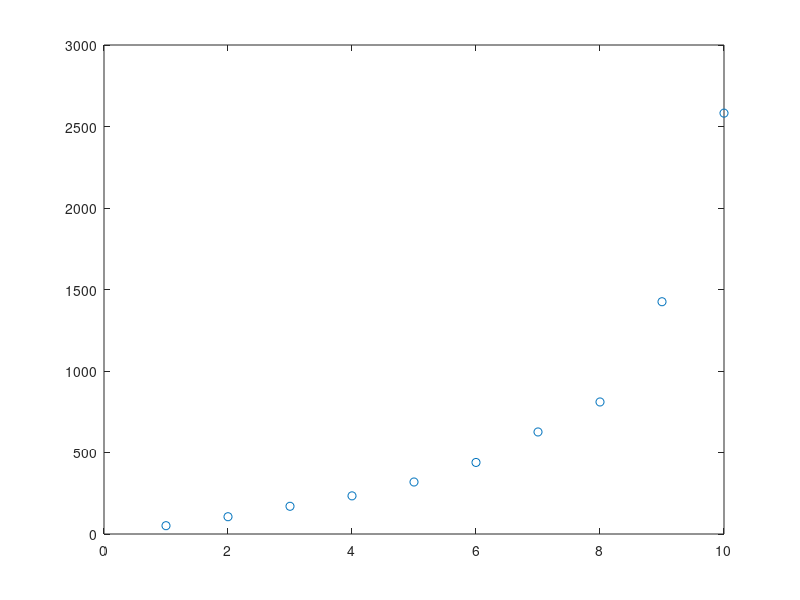

This chart was generated by the following MATLAB code:
%Model with constant variance
%path integration egocentric discrete
x=0;
y=0;
r=0;
d=0;
w=0;
theta=0;
X=0;
Y=0;
var=0;
eps=0.01;
pi = 3.14;
s=0.01;
for j=1:10
i(j)=1;
r(j,1)=1*j/2;
theta(j,1)=pi/4;
d(j,1)=pi/3;
while(r(j,i(j))>eps)
X(j,i(j))=r(j,i(j))*cos(theta(j,i(j)));
Y(j,i(j))=r(j,i(j))*sin(theta(j,i(j)));
var(j,i(j))=0.5*r(j,i(j));
w(j,i(j))=normrnd(d(j,i(j)),var(j,i(j)));
x(j,i(j)+1)=r(j,i(j))*cos(d(j,i(j))-w(j,i(j)))-s;
y(j,i(j)+1)= r(j,i(j))*sin(d(j,i(j))-w(j,i(j)));
r(j,i(j)+1)=sqrt((x(j,i(j)+1))^2+(y(j,i(j)+1))^2);
d(j,i(j)+1)=atan(y(j,i(j)+1)/x(j,i(j)+1));
theta(j,i(j)+1)=theta(j,i(j))+d(j,i(j)+1)-d(j,i(j))+w(j,i(j));
i(j)=i(j)+1;
end
end
plot(i,'o');